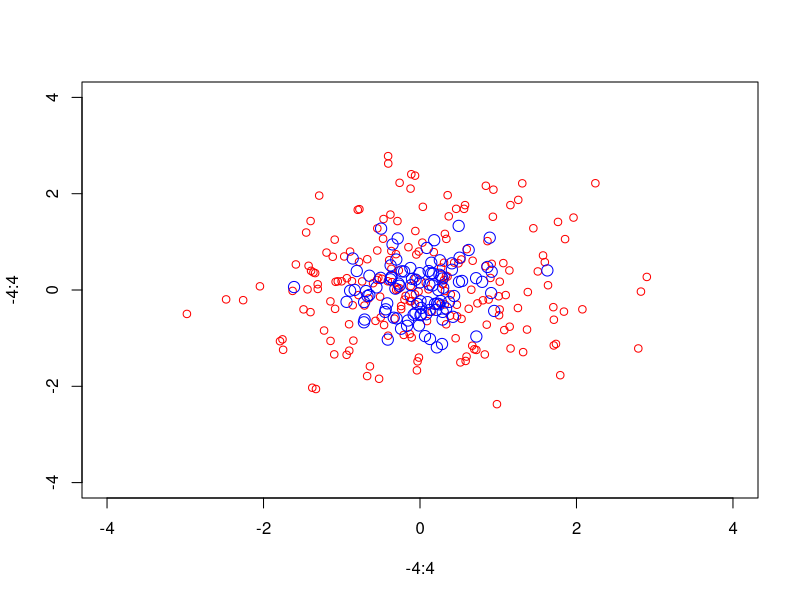
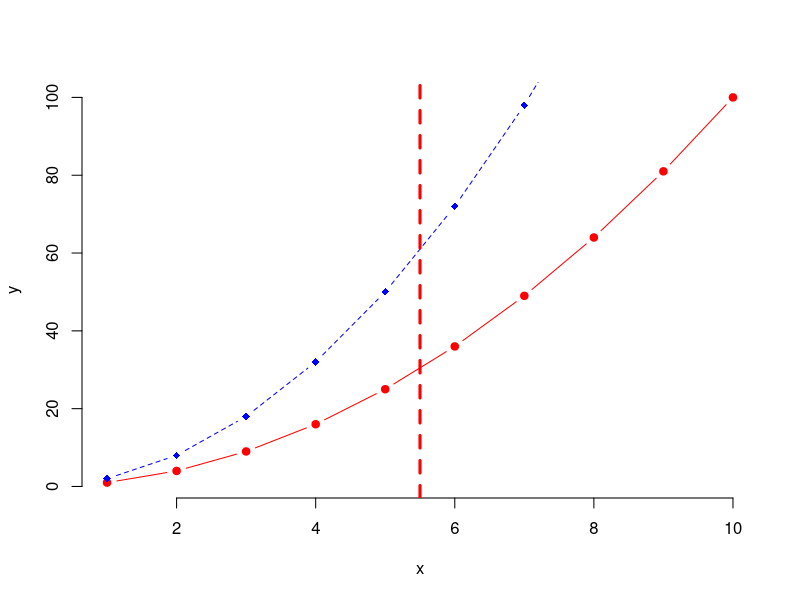

Source code (R) for these figures, in order:
# Función points()
# Plantear tu sistema de coordenadas

plot(-4:4, -4:4, type = "n")

# Agregar los datos que distribuirán en dicho sistema

points(rnorm(200), rnorm(200), col = "red")

points(rnorm(100)/2, rnorm(100)/2, col = "blue", cex = 1.5)

# Uso de lines() con los datos:

x <- 1:10
y1 <- x*x
y2  <- 2*y1

# Primero una de las líneas

plot(x, y1, type = "b", frame = FALSE, pch = 19, 
     col = "red", xlab = "x", ylab = "y")

# Para agregar otra línea

lines(x, y2, pch = 18, col = "blue", type = "b", lty = 2)

# Si queremos una línea rect

abline(v = mean(x), col="red", lwd=3, lty=2)